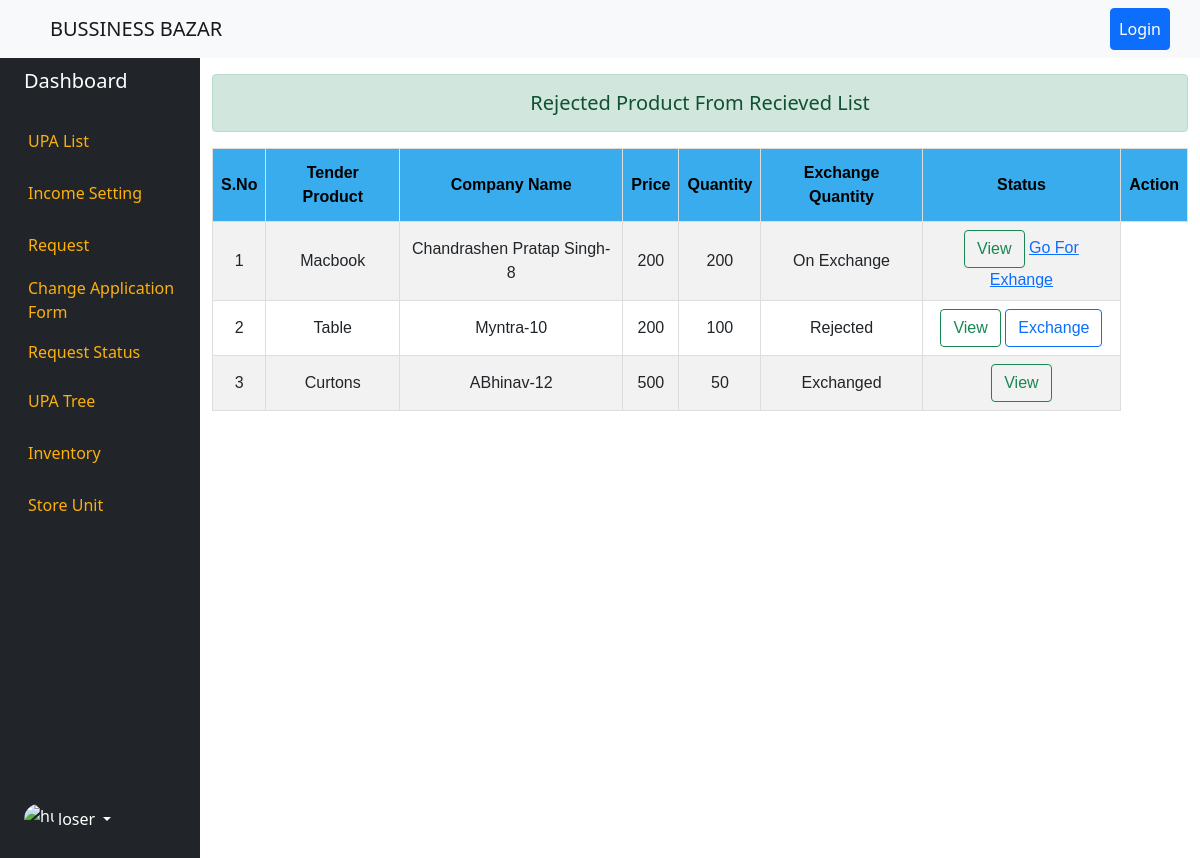
/product_recieved_rejected/, run on the app's committed database.
### dashboard/models.py (models this page shows, shortened)
class RecievedProducts(models.Model):
    PRODUCT_RECIEVED_STATUS = (
        ('Pending','Pending'),
        ('Rejected','Rejected'),
        ('Accepted','Accepted'),
        ('On Exchange','On Exchange'),
        ('Exchanged','Exchanged'),
    )
    tender_product = models.ForeignKey(TenderRaise,on_delete=models.SET_NULL,blank=True, null=True)
    company_name = models.CharField(max_length=200,blank=True, null=True)
    quantity_by_firm = models.CharField(max_length=100,blank=True, null=True) # product quantity
    product_price = models.PositiveIntegerField(blank=True, null=True) # product amount for sell.
    exchange_quantity = models.PositiveIntegerField(blank=True, null=True)
    tender_status = models.CharField(max_length=13,choices=PRODUCT_RECIEVED_STATUS,default="Pending",blank=True, null=True)
    recieved_date = models.DateTimeField(auto_now=True,blank=True, null=True)
    def __str__(self):
        return f"Tender: {self.tender_product} Company : {self.company_name}"

class TenderRaise(models.Model):
    TENDER_STATUS = (
        ('Pending','Pending'),
        ('Rejected','Rejected'),
        ('Accepted','Accepted'),
        ('Negotiated','Negotiated'),
    )
    tender_product = models.ForeignKey(TenderProduct,on_delete=models.SET_NULL,blank=True, null=True)
    company_name = models.CharField(max_length=200,blank=True, null=True)
    company_address = models.CharField(max_length=200,blank=True, null=True)
    contact_person = models.CharField(max_length=200,blank=True, null=True)
    amount_range = models.CharField(max_length=100,blank=True, null=True) # product quantity
    fixed_amount = models.PositiveIntegerField(blank=True, null=True) # product amount for sell.
    negotiate_quantity = models.PositiveIntegerField(default=0,blank=True, null=True)
    negotiate_price = models.PositiveIntegerField(default=0,blank=True, null=True)
    total_product_quantity = models.PositiveIntegerField(default=0,blank=True, null=True)
    contact_mobile = models.CharField(max_length=12,blank=True, null=True)
    tender_status = models.CharField(max_length=10,choices=TENDER_STATUS,default="Pending",blank=True, null=True)
    negotiation_update = models.DateTimeField(auto_now=True,blank=True, null=True)
    def __str__(self):
        return f'{self.tender_product}'

class TenderProduct(models.Model):
    tender_product_no = models.PositiveIntegerField(unique=True,blank=True, null=True)
    product_image = models.ImageField(upload_to = "tender_product/image/",blank=True, null=True)
    product_name = models.CharField(max_length=200,blank=True, null=True)
    amount = models.PositiveIntegerField(blank=True, null=True)
    active = models.BooleanField(default=False,blank=True, null=True)
    tender_date = models.DateTimeField(blank=True, null=True)
    tender_product_quantity = models.PositiveIntegerField(blank=True, null=True)
    total_product_quantity_by_vendor = models.IntegerField(blank=True, null=True,default=0)
    created_by = models.ForeignKey(User,on_delete=models.SET_NULL,blank=True, null=True,related_name="create_tender")
    updated_by = models.ForeignKey(User,on_delete=models.SET_NULL,blank=True, null=True,related_name="update_tender")
    def __str__(self):
        return f'{self.product_name}'

### dashboard/views.py (the view)
# urls.py: path('product_recieved_rejected/',rejected_products,name="product-recieved-rejected"),
def rejected_products(request):
    qs = RecievedProducts.objects.filter(
        Q(tender_status='Rejected') |
        Q(tender_status='On Exchange') |
        Q(tender_status='Exchanged')
    )
    print(qs)
    context = {'tender_firms':qs}
    return render(request,'dashboard/recieved_rejcted_product.html',context)

### templates/dashboard/recieved_rejcted_product.html
{% extends "base.html" %}
{% block content %}
<div class="container-fluid">
    <div class="row flex-nowrap">
        {% include 'left_panel.html' %}
        <div class="col">
            <h5 class="alert alert-success text-center mt-3">Rejected Product From Recieved List</h5>
                <table id="customers">
                    <tr>
                      <th>S.No</th>
                      <th>Tender Product</th>
                      <th>Company Name</th>
                      <th>Price</th>
                      <th>Quantity</th>
                      <th>Exchange Quantity</th>
                      <th>Status</th>
                      <th>Action</th>
                    </tr>
                    {% for product in tender_firms %}
                    <tr>
                        <td>{{forloop.counter}}</td>
                        <td>{{product.tender_product}}</td>
                        <td>{{product.company_name}}-{{product.pk}}</td>
                        <td>{{product.product_price}}</td>
                        <td>{{product.quantity_by_firm}}</td>
                        <td>{{product.tender_status}}</td>
                        <td>
                       <a href="{% url 'firm-detail-for-etender' product.pk %}" class="btn btn-outline-success">View</a>
                       {% if product.tender_status == "Rejected"%}
                       <a href="{% url 'product-recieved-exchange' product.pk%}" class="btn btn-outline-primary">Exchange</a>
                       {% endif %}
                       {% if product.tender_status == "On Exchange"%}
                        <a href="{% url 'product-recieved-rejected-exchange-form' %}?id={{product.pk}}">Go For Exhange</a>
                        {% endif %}
                    </td>
                    </tr>
                    {% endfor %}
                </table>
        </div>
    </div>
</div>
{% endblock content %}

### static/style.css (style rules this page uses)
#customers { font-family: Arial, Helvetica, sans-serif; border-collapse: collapse; width: 100%; }
#customers td, #customers th { border: 1px solid #ddd; padding: 8px; }
#customers tr:nth-child(even) { background-color: #f2f2f2; }
#customers th { padding-top: 12px; padding-bottom: 12px; text-align: center; background-color: #38ACEC; color: black; }
#customers td { text-align: center; }

### data on the page
RecievedProducts: tender_product "Macbook", company_name "Chandrashen Pratap Singh", pk "8", product_price "200", quantity_by_firm "200", tender_status "On Exchange"
RecievedProducts: tender_product "Table", company_name "Myntra", pk "10", product_price "200", quantity_by_firm "100", tender_status "Rejected", shows "Exchange"
RecievedProducts: tender_product "Curtons", company_name "ABhinav", pk "12", product_price "500", quantity_by_firm "50", tender_status "Exchanged"
